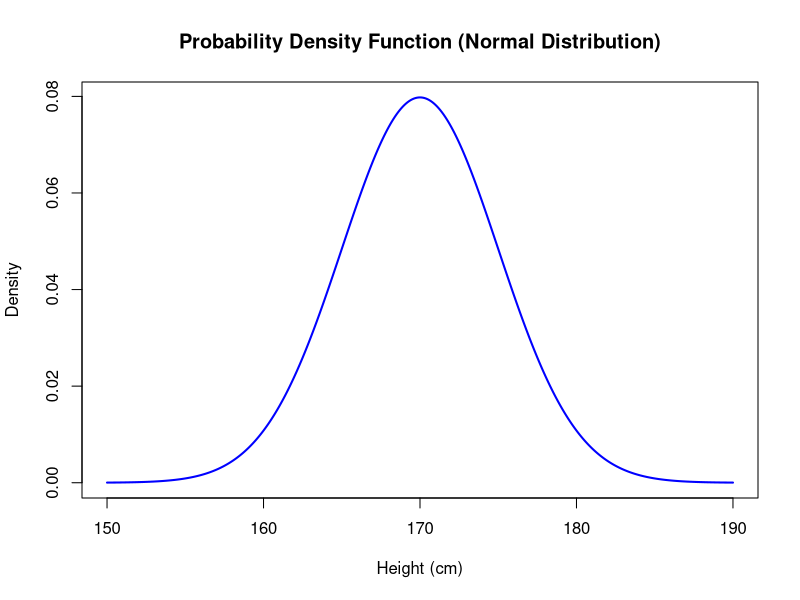

Reproduce this figure in R.
# 正規分布のパラメータを設定
mean_height <- 170  # 平均身長 (cm)
sd_height <- 5       # 標準偏差 (cm)

# 1. 確率密度関数 (PDF) を計算
x <- seq(150, 190, by = 0.1)  # 身長の範囲 (連続値)
y <- dnorm(x, mean = mean_height, sd = sd_height)  # 確率密度

# 確率密度関数をプロット
plot(
  x, y, type = "l", col = "blue", lwd = 2,
  main = "Probability Density Function (Normal Distribution)", # タイトル (英語)
  xlab = "Height (cm)",  # x軸ラベル (英語)
  ylab = "Density"       # y軸ラベル (英語)
)
